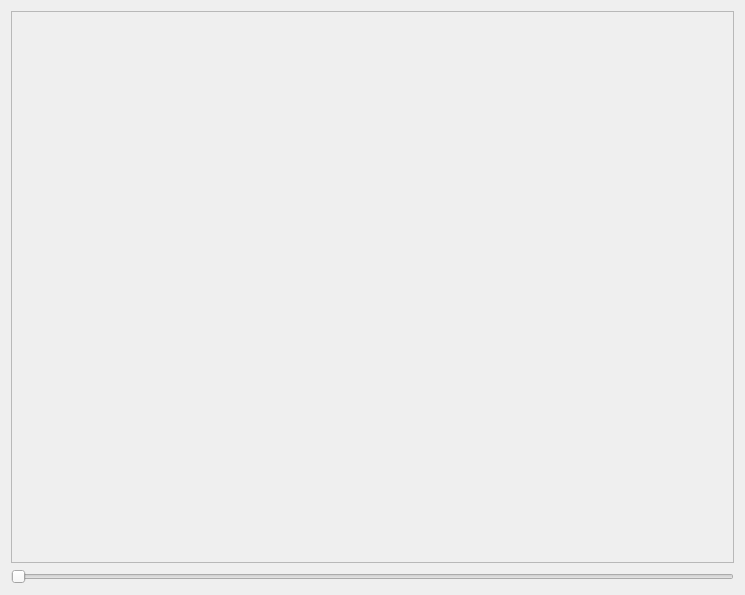
<?xml version="1.0" encoding="UTF-8"?>
<ui version="4.0">
 <class>DatasetBrowser_frm</class>
 <widget class="QWidget" name="DatasetBrowser_frm">
  <property name="geometry">
   <rect>
    <x>0</x>
    <y>0</y>
    <width>745</width>
    <height>595</height>
   </rect>
  </property>
  <property name="sizePolicy">
   <sizepolicy hsizetype="Maximum" vsizetype="Maximum">
    <horstretch>0</horstretch>
    <verstretch>0</verstretch>
   </sizepolicy>
  </property>
  <property name="windowTitle">
   <string>Form</string>
  </property>
  <layout class="QVBoxLayout" name="verticalLayout_2">
   <item>
    <layout class="QVBoxLayout" name="verticalLayout">
     <item>
      <widget class="RatioLayoutedFrame" name="frame">
       <property name="frameShape">
        <enum>QFrame::StyledPanel</enum>
       </property>
       <property name="frameShadow">
        <enum>QFrame::Raised</enum>
       </property>
      </widget>
     </item>
     <item>
      <widget class="QSlider" name="timelineSlider">
       <property name="orientation">
        <enum>Qt::Horizontal</enum>
       </property>
      </widget>
     </item>
    </layout>
   </item>
  </layout>
 </widget>
 <customwidgets>
  <customwidget>
   <class>RatioLayoutedFrame</class>
   <extends>QFrame</extends>
   <header>ratio_layouted_frame.h</header>
   <container>1</container>
  </customwidget>
 </customwidgets>
 <resources/>
 <connections/>
</ui>
